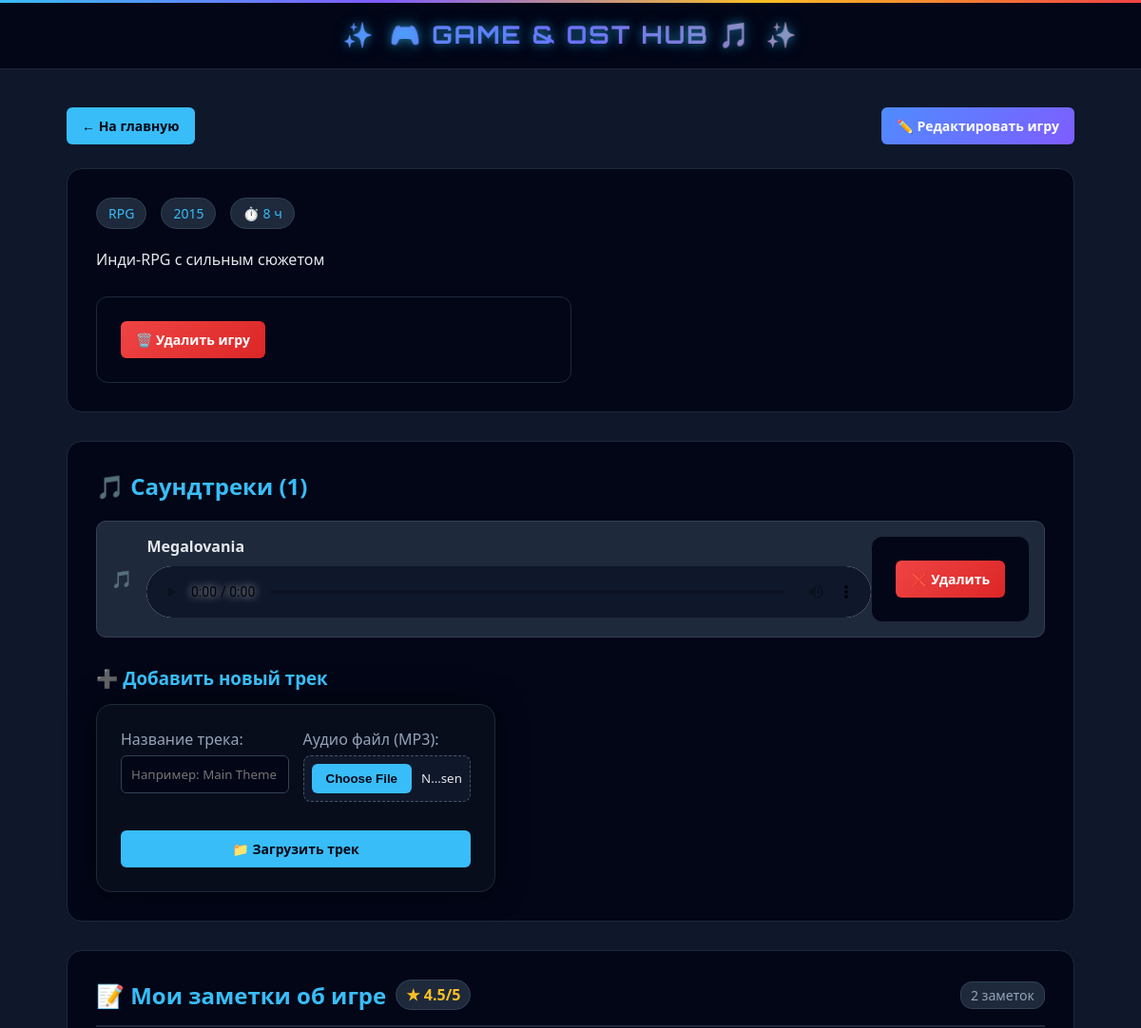
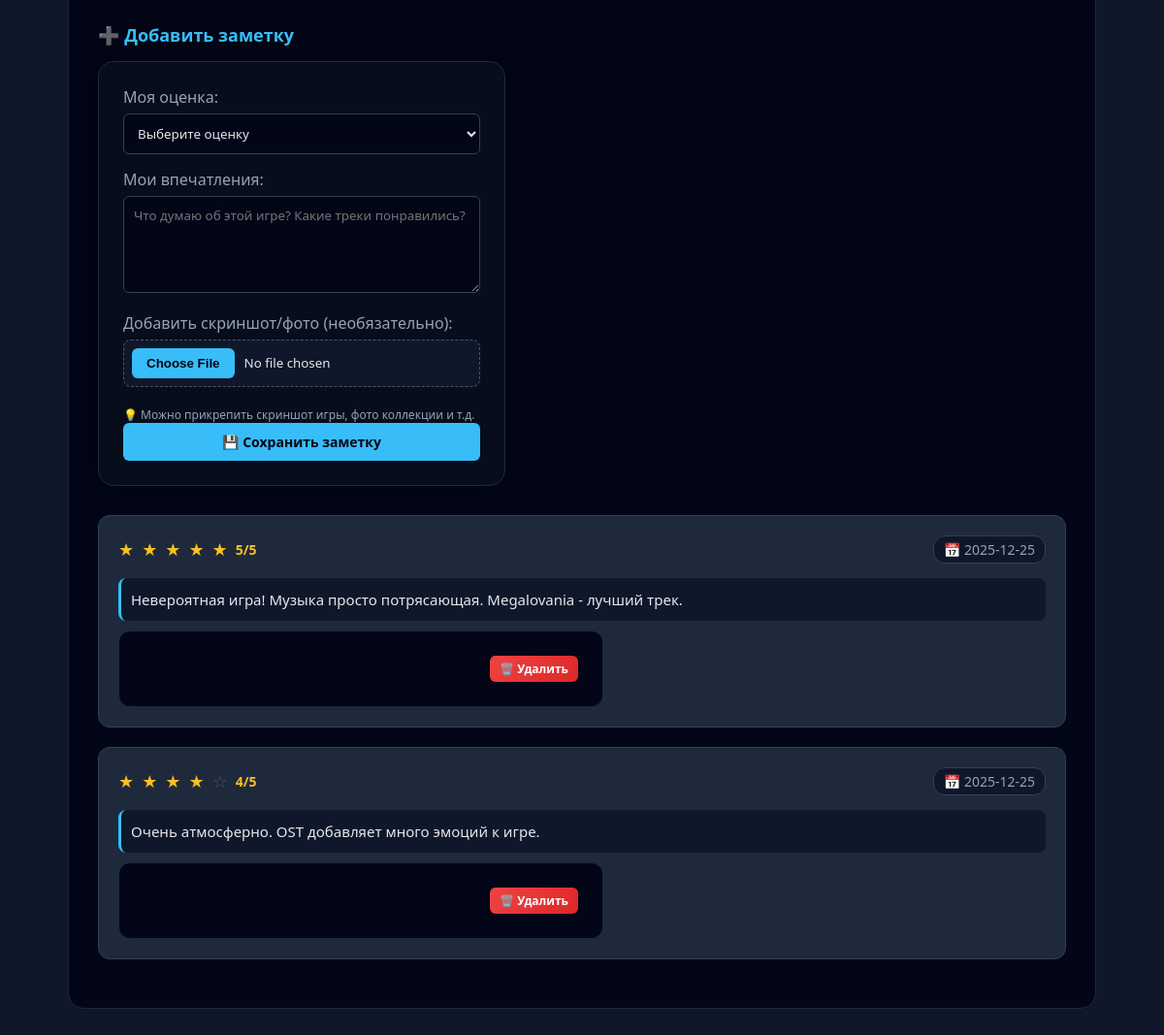
Screenshot of /game/1 with the database file from the repository (2 pictures, top to bottom).
### tables this page shows
CREATE TABLE games (
    id INTEGER PRIMARY KEY AUTOINCREMENT,
    title TEXT NOT NULL,
    genre TEXT NOT NULL,
    year INTEGER NOT NULL,
    description TEXT NOT NULL,
    cover TEXT,
    playtime INTEGER  -- новое поле: время прохождения в часах
);

CREATE TABLE tracks (
    id INTEGER PRIMARY KEY AUTOINCREMENT,
    game_id INTEGER NOT NULL,
    name TEXT NOT NULL,
    file TEXT NOT NULL,
    FOREIGN KEY(game_id) REFERENCES games(id) ON DELETE CASCADE
);

CREATE TABLE reviews (
    id INTEGER PRIMARY KEY AUTOINCREMENT,
    game_id INTEGER NOT NULL,
    rating INTEGER CHECK(rating >= 1 AND rating <= 5),
    text TEXT NOT NULL,
    image TEXT,
    created_at TIMESTAMP DEFAULT CURRENT_TIMESTAMP,
    FOREIGN KEY(game_id) REFERENCES games(id) ON DELETE CASCADE
);

### app.py (the view, shortened to what this page needs)
@app.route("/game/<int:game_id>")
def game(game_id):
    db = get_db()
    game = db.execute(
        "SELECT * FROM games WHERE id = ?", (game_id,)
    ).fetchone()
    tracks = db.execute(
        "SELECT * FROM tracks WHERE game_id = ?", (game_id,)
    ).fetchall()
    reviews = db.execute(
        """
        SELECT * FROM reviews
        WHERE game_id = ?
        ORDER BY created_at DESC
        """,
        (game_id,)
    ).fetchall()
    avg_rating = db.execute(
        """
        SELECT AVG(rating) as avg_rating
        FROM reviews
        WHERE game_id = ?
        """,
        (game_id,)
    ).fetchone()["avg_rating"]
    avg_rating = round(avg_rating, 1) if avg_rating else 0
    color_scheme = None
    return render_template(
        "game.html",
        game=game,
        tracks=tracks,
        reviews=reviews,
        avg_rating=avg_rating,
        color_scheme=color_scheme
    )

### app.py (called while the page is built)
def get_db():
    if "db" not in g:
        g.db = sqlite3.connect(DATABASE)
        g.db.row_factory = sqlite3.Row
    return g.db

### templates/game.html (shortened to what this page needs)
{% extends "base.html" %}
{% block content %}
<div class="container">
    <div class="top-bar">
        <a class="btn" href="{{ url_for('index') }}">← На главную</a>
        <a class="btn primary" href="{{ url_for('edit_game', game_id=game.id) }}">
            ✏️ Редактировать игру
        </a>
    </div>
    <div class="game-detail">
        <div class="game-detail-container">
            <div class="game-detail-info">
                <div class="game-tags">
                    <div class="game-tag">{{ game.genre }}</div>
                    <div class="game-tag">{{ game.year }}</div>
                    {% if game.playtime %}
                    <div class="game-tag playtime-tag">
                        ⏱️ {{ game.playtime }} ч
                    </div>
                    {% endif %}
                </div>
                <p class="game-description">
                    {{ game.description }}
                </p>
                <form method="post"
                      action="{{ url_for('delete_game', game_id=game.id) }}"
                      onsubmit="return confirm('Вы уверены что хотите удалить игру и все её треки?')">
                    <button class="btn danger" type="submit">
                        🗑️ Удалить игру
                    </button>
                </form>
            </div>
        </div>
    </div>
    <div class="tracks-section">
        <div class="tracks-header">
            <h2>🎵 Саундтреки ({{ tracks|length }})</h2>
        </div>
        {% if tracks %}
        <div class="tracks-list">
            {% for track in tracks %}
            <div class="track-item">
                <div class="track-content">
                    <div class="track-icon">🎵</div>
                    <div class="track-info">
                        <div class="track-name">{{ track.name }}</div>
                        <audio controls>
                            <source src="{{ url_for('static', filename='audio/' + track.file) }}">
                        </audio>
                    </div>
                </div>
                <form method="post"
                      action="{{ url_for('delete_track', track_id=track.id, game_id=game.id) }}"
                      onsubmit="return confirm('Удалить трек?')">
                    <button class="btn danger" type="submit">
                        ❌ Удалить
                    </button>
                </form>
            </div>
            {% endfor %}
        </div>
        {% else %}
        <div class="no-tracks">
            <p>Пока нет добавленных саундтреков</p>
        </div>
        {% endif %}
        <div class="add-track-form">
            <h3>➕ Добавить новый трек</h3>
            <form method="post"
                  action="{{ url_for('add_track', game_id=game.id) }}"
                  enctype="multipart/form-data"
                  class="form-card">
                <div class="track-form-grid">
                    <div>
                        <label>Название трека:</label>
                        <input type="text" name="name" placeholder="Например: Main Theme" required>
                    </div>
                    <div>
                        <label>Аудио файл (MP3):</label>
                        <input type="file" name="file" accept=".mp3" required>
                    </div>
                </div>
                <button class="btn wide" type="submit">
                    📁 Загрузить трек
                </button>
            </form>
        </div>
    </div>
    <div class="reviews-section">
        <div class="reviews-header">
            <h2>📝 Мои заметки об игре
                {% if avg_rating > 0 %}
                <span class="avg-rating">★ {{ avg_rating }}/5</span>
                {% endif %}
            </h2>
            <span class="reviews-count">{{ reviews|length }} заметок</span>
        </div>
        <div class="add-review-form">
            <h3>➕ Добавить заметку</h3>
            <form method="post"
                action="{{ url_for('add_review', game_id=game.id) }}"
                enctype="multipart/form-data"
                class="form-card">
            <div>
                <label>Моя оценка:</label>
                <select name="rating" required>
                    <option value="" disabled selected>Выберите оценку</option>
                </select>
            </div>
            <div>
                <label>Мои впечатления:</label>
                <textarea name="text" placeholder="Что думаю об этой игре? Какие треки понравились?"
                      rows="3" required></textarea>
            </div>
            <div>
                <label>Добавить скриншот/фото (необязательно):</label>
                <input type="file" name="image" accept=".jpg,.png,.jpeg,.gif,.webp">
                <div style="color: #94a3b8; font-size: 12px; margin-top: 5px;">
                    💡 Можно прикрепить скриншот игры, фото коллекции и т.д.
                </div>
            </div>
            <button class="btn wide" type="submit">
                💾 Сохранить заметку
            </button>
        </form>
    </div>
        {% if reviews %}
        <div class="reviews-list">
            {% for review in reviews %}
            <div class="review-item">
                <div class="review-header">
                    <div class="review-meta">
                        <div class="review-rating">
                            {% for i in range(5) %}
                                {% if i < review.rating %}
                                <span class="star filled">★</span>
                                {% else %}
                                <span class="star">☆</span>
                                {% endif %}
                            {% endfor %}
                            <span class="rating-number">{{ review.rating }}/5</span>
                        </div>
                        {% if review.created_at %}
                        <div class="review-date">
                            📅 {{ review.created_at[:10] }}
                        </div>
                        {% endif %}
                    </div>
                </div>
                <div class="review-text">
                    {{ review.text }}
                </div>
                <form method="post"
                      action="{{ url_for('delete_review', review_id=review.id, game_id=game.id) }}"
                      onsubmit="return confirm('Удалить заметку?')"
                      style="margin-top: 10px; text-align: right;">
                    <button type="submit" class="btn danger" style="padding: 5px 10px; font-size: 12px;">
                        🗑️ Удалить
                    </button>
                </form>
            </div>
            {% endfor %}
        </div>
        {% else %}
        <div class="no-reviews">
            <p>Пока нет заметок. Добавьте первую!</p>
        </div>
        {% endif %}
    </div>
</div>
{% endblock %}

### rows the page displays
games: genre "RPG", year "2015", playtime "8", description "Инди-RPG с сильным сюжетом"
tracks: name "Megalovania"
reviews: rating "5", created_at "2025-12-25", text "Невероятная игра! Музыка просто потрясающая. Megalovania - лучший трек."
reviews: rating "4", created_at "2025-12-25", text "Очень атмосферно. OST добавляет много эмоций к игре."

### other values shown
{{ tracks|length }} "1"
{{ avg_rating }} "4.5"
{{ reviews|length }} "2"
